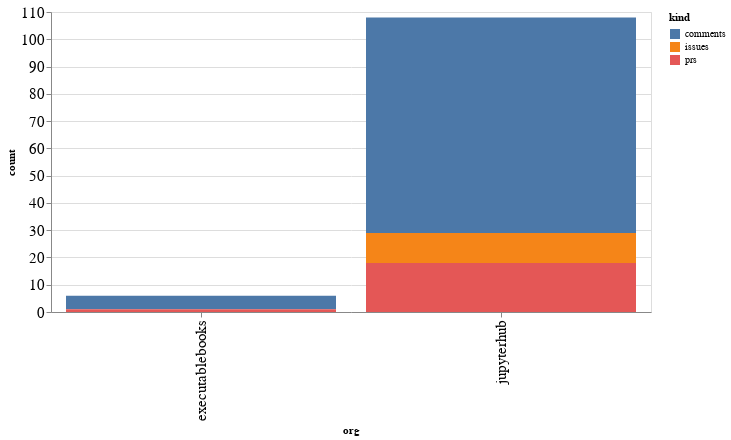

This figure's notebook cell:
### Code cell
alt.Chart(org_summaries, width=600).mark_bar().encode(
    x='org',
    y='count',
    color='kind',
    tooltip="org"
)

### Figure 1 — Vega-Lite specification as saved in the notebook (floating-point values rounded to 4 significant figures)
{"config": {"axisLeft": {"labelFontSize": 15}, "axisBottom": {"labelFontSize": 15}}, "data": {"name": "data-c283f4f6b83358bcaacc58307868a8b5"}, "mark": "bar", "encoding": {"color": {"type": "nominal", "field": "kind"}, "tooltip": {"type": "nominal", "field": "org"}, "x": {"type": "nominal", "field": "org"}, "y": {"type": "quantitative", "field": "count"}}, "width": 600, "$schema": "https://vega.github.io/schema/vega-lite/v4.8.1.json", "datasets": {"data-c283f4f6b83358bcaacc58307868a8b5": [{"org": "executablebooks", "kind": "comments", "count": 5}, {"org": "executablebooks", "kind": "prs", "count": 1}, {"org": "jupyterhub", "kind": "comments", "count": 79}, {"org": "jupyterhub", "kind": "issues", "count": 11}, {"org": "jupyterhub", "kind": "prs", "count": 18}]}}
